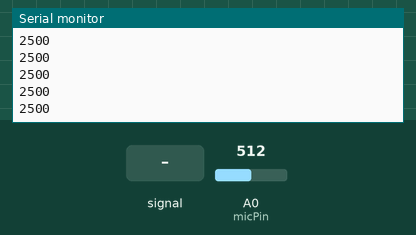
This sketch was run on a simulated Arduino Uno, built with avr-gcc and run on an emulated ATmega328P. Parts: the last lines printed to the serial monitor. The test bench sets the inputs (shaded band); at power-on: A0 (micPin) = 512.

Above: at 1.2 s.
1.3 s: A0 (micPin) fed a 200 Hz sine of ±81 counts around its level
At 1.9 s:
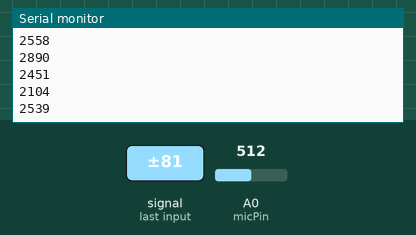
2.8 s: A0 (micPin) set to 716
At 3.7 s:
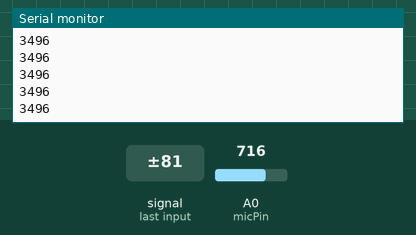
4.3 s: A0 (micPin) fed a 1000 Hz sine of ±255 counts around its level
5.8 s: A0 (micPin) set to 900
At 6.3 s:
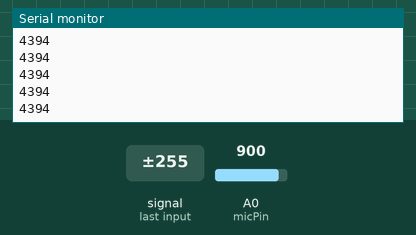
Timing chart, 0 to 8.3 s (numbered marks = the images above; inputs shaded):
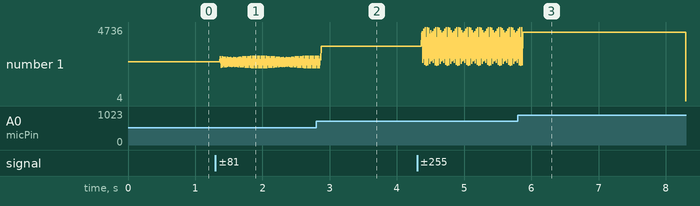

The sketch:

microphone.ino
```cpp
const int micPin = A0;

void setup(){
  Serial.begin(9600);
}

void loop() {
  int mv = analogRead(micPin) * 5.0 / 1024.0 * 1000.0;
  Serial.println(mv);
}
```

Measured:
- after the input at 1.3 s, the serial monitor: prints a new line after 0.07 s (image 1)
- after the input at 5.8 s, the serial monitor: prints a new line after 0.07 s (image 3)
- plotted number 1: 2500 → 2109 after the input at 1.3 s
